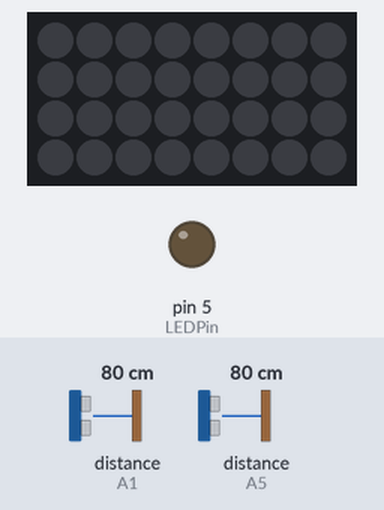
Recording of a sketch running on a simulated Arduino Uno, built with avr-gcc and run on an emulated ATmega328P. Shown: 8×4 RGB LED matrix (first LED top left, wired row by row), output pins drawn as LEDs (lit = HIGH). The inputs (shaded band) are chosen by the test bench; at power-on: distance to the obstacle (sensors on A5, A1) 80 cm. The echo pulse lasts 58.3 µs per cm; dim RGB values are drawn brighter than linear; pins used as bus, display or sensor lines are not drawn.

Above: at 1.2 s.
1.3 s: distance to the obstacle (sensor on A5) set to 55 cm
2.8 s: distance to the obstacle (sensor on A5) set to 47 cm
At 3.6 s:
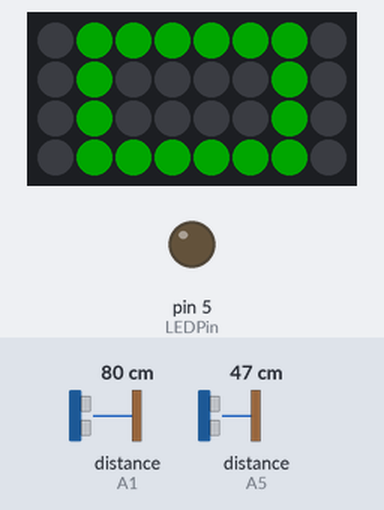
4.3 s: distance to the obstacle (sensor on A5) set to 60 cm
At 5.7 s:
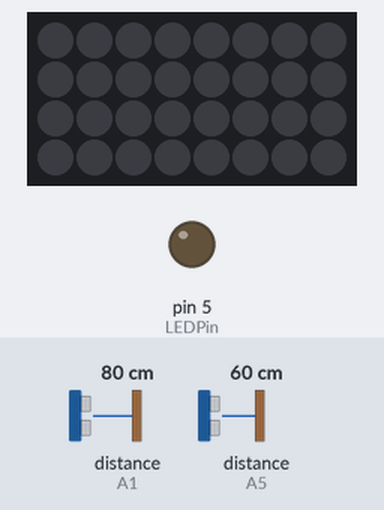
6.0 s: distance to the obstacle (sensor on A5) set to 2 cm
At 6.9 s:
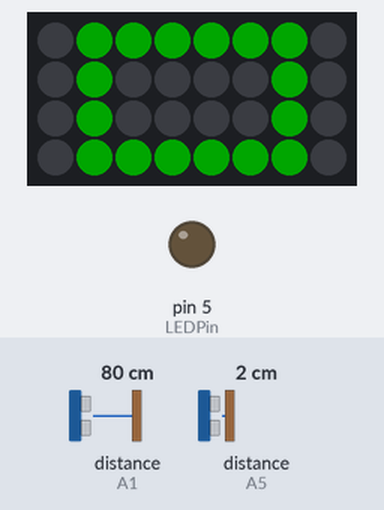
7.5 s: distance to the obstacle (sensor on A1) set to 54 cm
9.0 s: distance to the obstacle (sensor on A1) set to 45 cm
At 9.8 s:
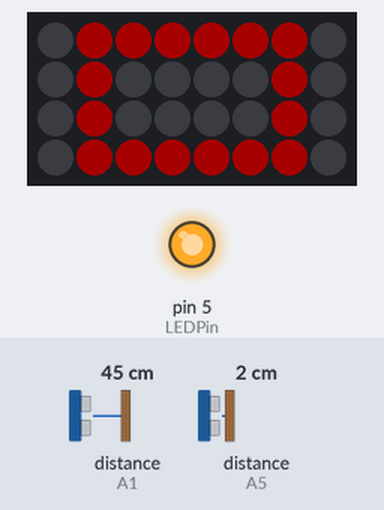
Timing chart, 0 to 11.6 s (numbered marks = the images above; inputs shaded):
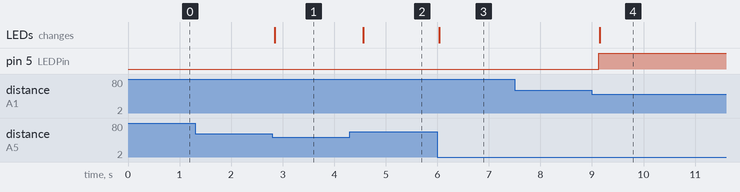

The sketch:

Proxi_to_NeoMatrix.ino
```cpp
#include <Adafruit_NeoPixel.h>

#include <Adafruit_NeoMatrix.h>
#include <gamma.h>

#include <Adafruit_GFX.h>
#include <gfxfont.h>

#define trigPin A0
#define echoPin A1

#define trigPin2 A4
#define echoPin2 A5

/*
  Button_to_NeoMatrix
  This code takes button input and decide which color to light the neopixel matrix to.
*/

// setup the first neopixel grid as an object called matrixm oriented width wise
Adafruit_NeoMatrix matrix = Adafruit_NeoMatrix(8, 4, 6,
  NEO_MATRIX_TOP     + NEO_MATRIX_LEFT +
  NEO_MATRIX_ROWS + NEO_MATRIX_PROGRESSIVE,
  NEO_GRB            + NEO_KHZ800);

// color definition
const uint16_t colors[] = {
matrix.Color(255, 0, 0), matrix.Color(0, 255, 0), matrix.Color(0, 0, 255) };

// the setup routine runs once when you press reset:
int InpPin = 10; // A0 for light, 10 for infrared, 9 for switch
int InpVal = 0;
int LEDPin = 5;


void setup() {
  // initialize serial communication at 9600 bits per second:
  pinMode(LEDPin, OUTPUT);
  pinMode(InpPin, INPUT);
  pinMode(trigPin, OUTPUT); // this triggers only if tall people walk through
  pinMode(echoPin, INPUT);
  pinMode(trigPin2, OUTPUT); // this triggers if any person walks through
  pinMode(echoPin2, INPUT);
//  Serial.begin(9600);
  matrix.begin();
  matrix.setBrightness(40);
}

int colorChoice = 0;
long duration, distance;
long duration2, distance2;

// the loop routine runs over and over again forever:
void loop() {
  matrix.fillScreen(0);

  digitalWrite(trigPin2, LOW);
  delay(2);
  digitalWrite(trigPin2, HIGH);
  delay(2);

  digitalWrite(trigPin2, LOW);
  duration2 = pulseIn(echoPin2, HIGH);
  distance2 = (duration2/2) / 29.1;

  if(distance2 <= 50) {
    digitalWrite(trigPin, LOW);
    delay(2);
    digitalWrite(trigPin, HIGH);
    delay(2);

    digitalWrite(trigPin, LOW);
    duration = pulseIn(echoPin, HIGH);
    distance = (duration/2) / 29.1;

    if(distance <= 50){
      digitalWrite(LEDPin, HIGH);
      colorChoice = 0;
    }
    else
    {
      digitalWrite(LEDPin, LOW);
      colorChoice = 1;
    }
    matrix.drawRect(1,0,6,4,colors[colorChoice]);
    matrix.show();
    delay(300);
    }

  matrix.show();
//  Serial.print("distance 1 is");
//  Serial.println(distance);
//  Serial.print("distance 2 is");
//  Serial.println(distance2);
  delay(10);

}
```

Measured:
- the behaviour switches between 51 and 50 cm on distance to the obstacle (sensor on A5) (found by bisection; images 0 and 1)
- the behaviour switches between 51 and 50 cm on distance to the obstacle (sensor on A1) (found by bisection; images 3 and 4)
- after the input at 1.3 s, every drawn part: stays the same
- after the input at 2.8 s, the LEDs: change at once (image 1)
- after the input at 4.3 s, the LEDs: change after 0.27 s (image 2)
- after the input at 6.0 s, the LEDs: change at once (image 3)
- after the input at 7.5 s, every drawn part: stays the same
- after the input at 9.0 s, pin 5 (LEDPin): LOW → HIGH after 0.13 s; the LEDs: change after 0.15 s (image 4)
